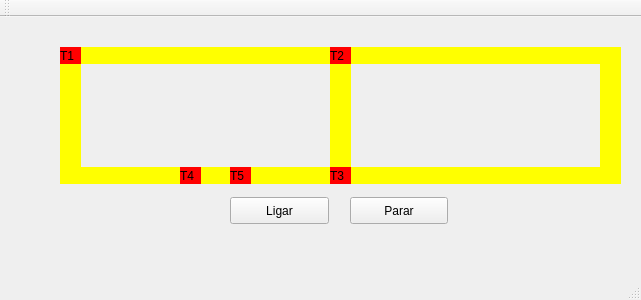
<?xml version="1.0" encoding="UTF-8"?>
<ui version="4.0">
 <class>MainWindow</class>
 <widget class="QMainWindow" name="MainWindow">
  <property name="geometry">
   <rect>
    <x>0</x>
    <y>0</y>
    <width>641</width>
    <height>300</height>
   </rect>
  </property>
  <property name="windowTitle">
   <string>MainWindow</string>
  </property>
  <widget class="QWidget" name="centralWidget">
   <widget class="QLabel" name="label_trem1">
    <property name="geometry">
     <rect>
      <x>60</x>
      <y>30</y>
      <width>21</width>
      <height>17</height>
     </rect>
    </property>
    <property name="styleSheet">
     <string notr="true">QLabel { background: red}</string>
    </property>
    <property name="text">
     <string>T1</string>
    </property>
   </widget>
   <widget class="QLabel" name="label_trilho1">
    <property name="geometry">
     <rect>
      <x>80</x>
      <y>30</y>
      <width>250</width>
      <height>17</height>
     </rect>
    </property>
    <property name="styleSheet">
     <string notr="true">QLabel { background: yellow}</string>
    </property>
    <property name="text">
     <string/>
    </property>
   </widget>
   <widget class="QLabel" name="label_trilho2">
    <property name="geometry">
     <rect>
      <x>80</x>
      <y>150</y>
      <width>250</width>
      <height>17</height>
     </rect>
    </property>
    <property name="styleSheet">
     <string notr="true">QLabel { background: yellow}</string>
    </property>
    <property name="text">
     <string/>
    </property>
   </widget>
   <widget class="QLabel" name="label_trilho3">
    <property name="geometry">
     <rect>
      <x>330</x>
      <y>30</y>
      <width>21</width>
      <height>137</height>
     </rect>
    </property>
    <property name="styleSheet">
     <string notr="true">QLabel { background: yellow}</string>
    </property>
    <property name="text">
     <string/>
    </property>
   </widget>
   <widget class="QLabel" name="label_trilho4">
    <property name="geometry">
     <rect>
      <x>60</x>
      <y>30</y>
      <width>21</width>
      <height>137</height>
     </rect>
    </property>
    <property name="styleSheet">
     <string notr="true">QLabel { background: yellow}</string>
    </property>
    <property name="text">
     <string/>
    </property>
   </widget>
   <widget class="QPushButton" name="pushButton">
    <property name="geometry">
     <rect>
      <x>230</x>
      <y>180</y>
      <width>99</width>
      <height>27</height>
     </rect>
    </property>
    <property name="text">
     <string>Ligar</string>
    </property>
   </widget>
   <widget class="QPushButton" name="pushButton_2">
    <property name="geometry">
     <rect>
      <x>350</x>
      <y>180</y>
      <width>98</width>
      <height>27</height>
     </rect>
    </property>
    <property name="text">
     <string>Parar</string>
    </property>
   </widget>
   <widget class="QLabel" name="label_trilho4_2">
    <property name="geometry">
     <rect>
      <x>600</x>
      <y>30</y>
      <width>21</width>
      <height>137</height>
     </rect>
    </property>
    <property name="styleSheet">
     <string notr="true">QLabel { background: yellow}</string>
    </property>
    <property name="text">
     <string/>
    </property>
   </widget>
   <widget class="QLabel" name="label_trilho1_2">
    <property name="geometry">
     <rect>
      <x>350</x>
      <y>30</y>
      <width>250</width>
      <height>17</height>
     </rect>
    </property>
    <property name="styleSheet">
     <string notr="true">QLabel { background: yellow}</string>
    </property>
    <property name="text">
     <string/>
    </property>
   </widget>
   <widget class="QLabel" name="label_trilho2_2">
    <property name="geometry">
     <rect>
      <x>350</x>
      <y>150</y>
      <width>250</width>
      <height>17</height>
     </rect>
    </property>
    <property name="styleSheet">
     <string notr="true">QLabel { background: yellow}</string>
    </property>
    <property name="text">
     <string/>
    </property>
   </widget>
   <widget class="QLabel" name="label_trem2">
    <property name="geometry">
     <rect>
      <x>330</x>
      <y>30</y>
      <width>21</width>
      <height>17</height>
     </rect>
    </property>
    <property name="styleSheet">
     <string notr="true">QLabel { background: red}</string>
    </property>
    <property name="text">
     <string>T2</string>
    </property>
   </widget>
   <widget class="QLabel" name="label_trem3">
    <property name="geometry">
     <rect>
      <x>330</x>
      <y>150</y>
      <width>21</width>
      <height>17</height>
     </rect>
    </property>
    <property name="styleSheet">
     <string notr="true">QLabel { background: red}</string>
    </property>
    <property name="text">
     <string>T3</string>
    </property>
   </widget>
   <widget class="QLabel" name="label_trem4">
    <property name="geometry">
     <rect>
      <x>180</x>
      <y>150</y>
      <width>21</width>
      <height>17</height>
     </rect>
    </property>
    <property name="styleSheet">
     <string notr="true">QLabel { background: red}</string>
    </property>
    <property name="text">
     <string>T4</string>
    </property>
   </widget>
   <widget class="QLabel" name="label_trem5">
    <property name="geometry">
     <rect>
      <x>230</x>
      <y>150</y>
      <width>21</width>
      <height>17</height>
     </rect>
    </property>
    <property name="styleSheet">
     <string notr="true">QLabel { background: red}</string>
    </property>
    <property name="text">
     <string>T5</string>
    </property>
   </widget>
   <zorder>label_trilho1</zorder>
   <zorder>label_trilho2</zorder>
   <zorder>label_trilho3</zorder>
   <zorder>label_trilho4</zorder>
   <zorder>label_trem1</zorder>
   <zorder>pushButton</zorder>
   <zorder>pushButton_2</zorder>
   <zorder>label_trilho4_2</zorder>
   <zorder>label_trilho1_2</zorder>
   <zorder>label_trilho2_2</zorder>
   <zorder>label_trem2</zorder>
   <zorder>label_trem3</zorder>
   <zorder>label_trem4</zorder>
   <zorder>label_trem5</zorder>
  </widget>
  <widget class="QMenuBar" name="menuBar">
   <property name="geometry">
    <rect>
     <x>0</x>
     <y>0</y>
     <width>641</width>
     <height>22</height>
    </rect>
   </property>
  </widget>
  <widget class="QToolBar" name="mainToolBar">
   <attribute name="toolBarArea">
    <enum>TopToolBarArea</enum>
   </attribute>
   <attribute name="toolBarBreak">
    <bool>false</bool>
   </attribute>
  </widget>
  <widget class="QStatusBar" name="statusBar"/>
 </widget>
 <layoutdefault spacing="6" margin="11"/>
 <resources/>
 <connections/>
</ui>
